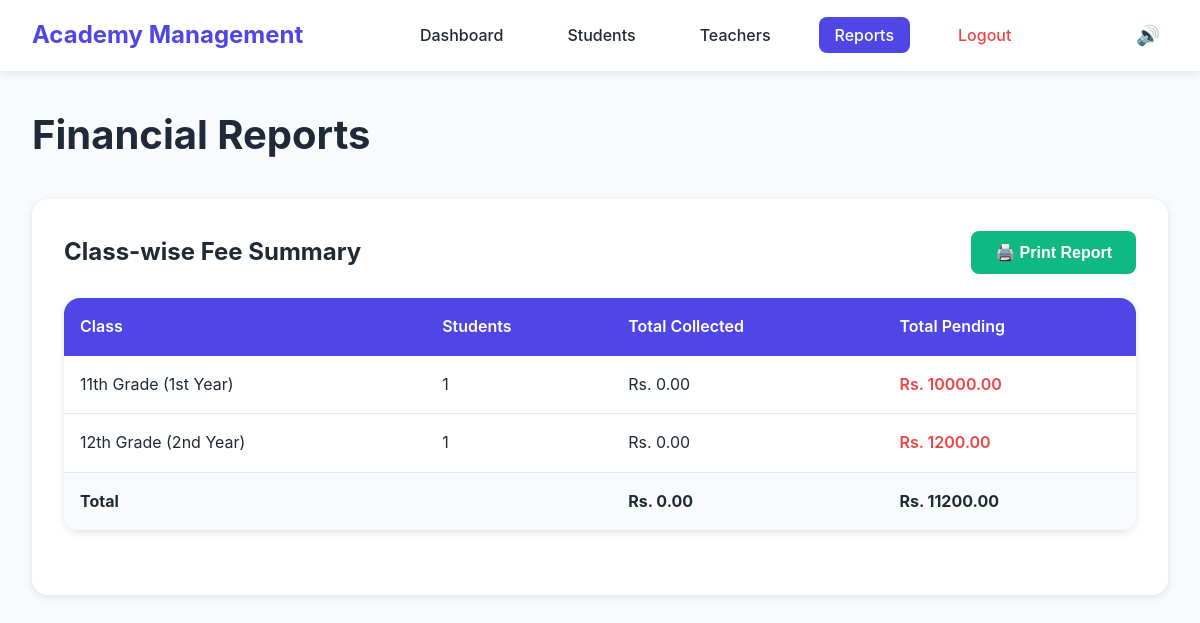
The app's page /reports (signed in) with its own data.
### tables this page shows
CREATE TABLE students
                 (id INTEGER PRIMARY KEY AUTOINCREMENT,
                  name TEXT NOT NULL,
                  class TEXT NOT NULL,
                  monthly_fee REAL NOT NULL,
                  date_added TEXT NOT NULL);

### app.py (the view)
@app.route('/reports')
@login_required
def reports():
    conn = sqlite3.connect('academy.db')
    conn.row_factory = sqlite3.Row
    c = conn.cursor()
    classes = ['5th Grade', '6th Grade', '7th Grade', '8th Grade', '9th Grade',
               '10th Grade', '11th Grade (1st Year)', '12th Grade (2nd Year)']
    class_summary = []
    for class_name in classes:
        c.execute('SELECT * FROM students WHERE class = ?', (class_name,))
        students = c.fetchall()
        total_collected = 0
        total_pending = 0
        for student in students:
            c.execute('SELECT SUM(amount) FROM student_payments WHERE student_id = ?', (student['id'],))
            paid = c.fetchone()[0] or 0
            total_collected += paid
            date_added = datetime.strptime(student['date_added'], '%Y-%m-%d')
            months_enrolled = ((datetime.now().year - date_added.year) * 12 +
                              datetime.now().month - date_added.month) + 1
            total_due = student['monthly_fee'] * months_enrolled
            total_pending += (total_due - paid)
        if len(students) > 0:
            class_summary.append({
                'class': class_name,
                'students': len(students),
                'collected': total_collected,
                'pending': total_pending
            })
    conn.close()
    return render_template('reports.html', class_summary=class_summary)

### app.py (called while the page is built)
def login_required(f):
    @wraps(f)
    def decorated_function(*args, **kwargs):
        if 'logged_in' not in session:
            return redirect(url_for('login'))
        return f(*args, **kwargs)
    return decorated_function

### templates/reports.html (shortened to what this page needs)
{% extends "base.html" %}
{% block content %}
<div class="container">
    <h1 class="page-title">Financial Reports</h1>
    <div class="report-section card-enter">
        <div class="report-header">
            <h2>Class-wise Fee Summary</h2>
            <button class="btn btn-secondary" onclick="printReport()">🖨️ Print Report</button>
        </div>
        <div class="table-container">
            <table class="data-table" id="classReport">
                <thead>
                    <tr>
                        <th>Class</th>
                        <th>Students</th>
                        <th>Total Collected</th>
                        <th>Total Pending</th>
                    </tr>
                </thead>
                <tbody>
                    {% for summary in class_summary %}
                    <tr>
                        <td>{{ summary.class }}</td>
                        <td>{{ summary.students }}</td>
                        <td>Rs. {{ "%.2f"|format(summary.collected) }}</td>
                        <td {% if summary.pending > 0 %}class="pending-pulse"{% endif %}>
                            Rs. {{ "%.2f"|format(summary.pending) }}
                        </td>
                    </tr>
                    {% endfor %}
                </tbody>
                <tfoot>
                    <tr class="total-row">
                        <td colspan="2"><strong>Total</strong></td>
                        <td><strong>Rs. {{ "%.2f"|format(class_summary|sum(attribute='collected')) }}</strong></td>
                        <td><strong>Rs. {{ "%.2f"|format(class_summary|sum(attribute='pending')) }}</strong></td>
                    </tr>
                </tfoot>
            </table>
        </div>
    </div>
</div>
{% endblock %}

### static/css/style.css (style rules this page uses)
* { margin: 0; padding: 0; box-sizing: border-box; }
:root { --primary: #4F46E5; --primary-dark: #4338CA; --secondary: #10B981; --accent: #F59E0B; --danger: #EF4444; --bg: #F9FAFB; --card-bg: #FFFFFF; --text: #1F2937; --text-light: #6B7280; --border: #E5E7EB; --shadow: rgba(0, 0, 0, 0.1); --transition: all 0.3s cubic-bezier(0.4, 0, 0.2, 1); }
body { font-family: -apple-system, BlinkMacSystemFont, 'Segoe UI', 'Roboto', 'Oxygen', 'Ubuntu', 'Cantarell', sans-serif; background: var(--bg); color: var(--text); line-height: 1.6; }
.container { max-width: 1200px; margin: 0 auto; }
.card-enter { animation: cardEnter 0.5s ease-out backwards; }
.pending-pulse { animation: pulse 2s ease-in-out infinite; color: var(--danger); font-weight: 600; }
.btn { padding: 0.75rem 1.5rem; border: none; border-radius: 0.5rem; font-size: 1rem; font-weight: 600; cursor: pointer; transition: var(--transition); text-decoration: none; display: inline-flex; align-items: center; gap: 0.5rem; }
.btn-secondary { background: var(--secondary); color: white; }
.page-title { font-size: 2.5rem; margin-bottom: 2rem; color: var(--text); }
.table-container { background: var(--card-bg); border-radius: 1rem; box-shadow: 0 2px 8px var(--shadow); overflow: hidden; margin-bottom: 2rem; }
.data-table { width: 100%; border-collapse: collapse; }
.data-table th { background: var(--primary); color: white; padding: 1rem; text-align: left; font-weight: 600; }
.data-table td { padding: 1rem; border-bottom: 1px solid var(--border); }
.data-table tbody tr { transition: var(--transition); }
.total-row { background: var(--bg); font-weight: 700; }
.report-section { background: var(--card-bg); padding: 2rem; border-radius: 1rem; box-shadow: 0 2px 8px var(--shadow); margin-bottom: 2rem; }
.report-header { display: flex; justify-content: space-between; align-items: center; margin-bottom: 1.5rem; }

### records on screen
students: class "11th Grade (1st Year)", students "1", collected "0.00", pending "10000.00"
students: class "12th Grade (2nd Year)", students "1", collected "0.00", pending "1200.00"

### other values on screen
{{ "%.2f"|format(class_summary|sum(attribute='collected')) }} "0.00"
{{ "%.2f"|format(class_summary|sum(attribute='pending')) }} "11200.00"
